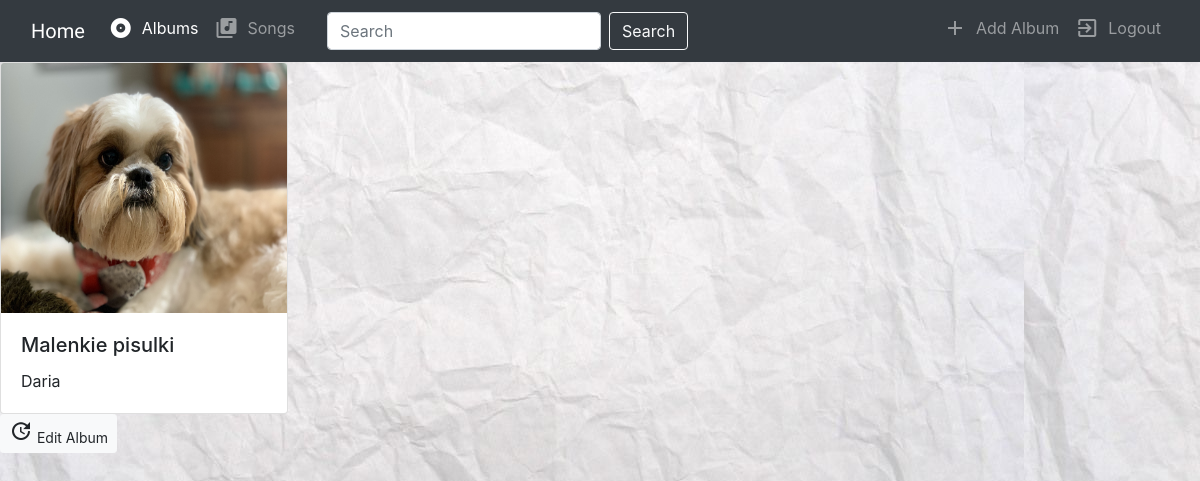
Page /music/6/ on the committed database.
### music/models.py (models this page shows, shortened)
class Album(models.Model):
	artist = models.CharField(max_length=250)
	album_title = models.CharField(max_length=500)
	genre = models.CharField(max_length=100)
	album_logo = models.FileField()

### music/views.py (the view)
# urls.py: url(r'^(?P<pk>[0-9]+)/$', views.DetailView.as_view(), name='detail'),
class DetailView(generic.DetailView):
	model = Album
	template_name = 'music/detail.html'

### music/templates/music/detail.html (shortened to what this page needs)
{% extends 'music/base.html' %}
{% block body %}
	<div class="card" style="width: 18rem;">
		<img class="card-img-top" src="{{ album.album_logo.url }}" alt="Card image cap" style="width: 100%; height: 250px;">
		<div class="card-body">
			<h5 class="card-title">{{ album.album_title }}</h5>
			<p class="card-text">{{ album.artist }}</p>
		</div>
	</div>
	<form action="{% url 'music:album-update' album.id %}" method="get" style="display: inline;">
		<button type="submit" class="btn btn-light btn-sm">
			<span style="vertical-align: top;"><i class="material-icons" style="font-size:24px">update</i> Edit Album</span>
		</button>
	</form>
{% endblock %}

### music/static/music/style.css (style rules this page uses)
body { background: white url("images/background.jpg"); }

### rows in the picture
Album: album_logo (picture), album_title "Malenkie pisulki", artist "Daria"
